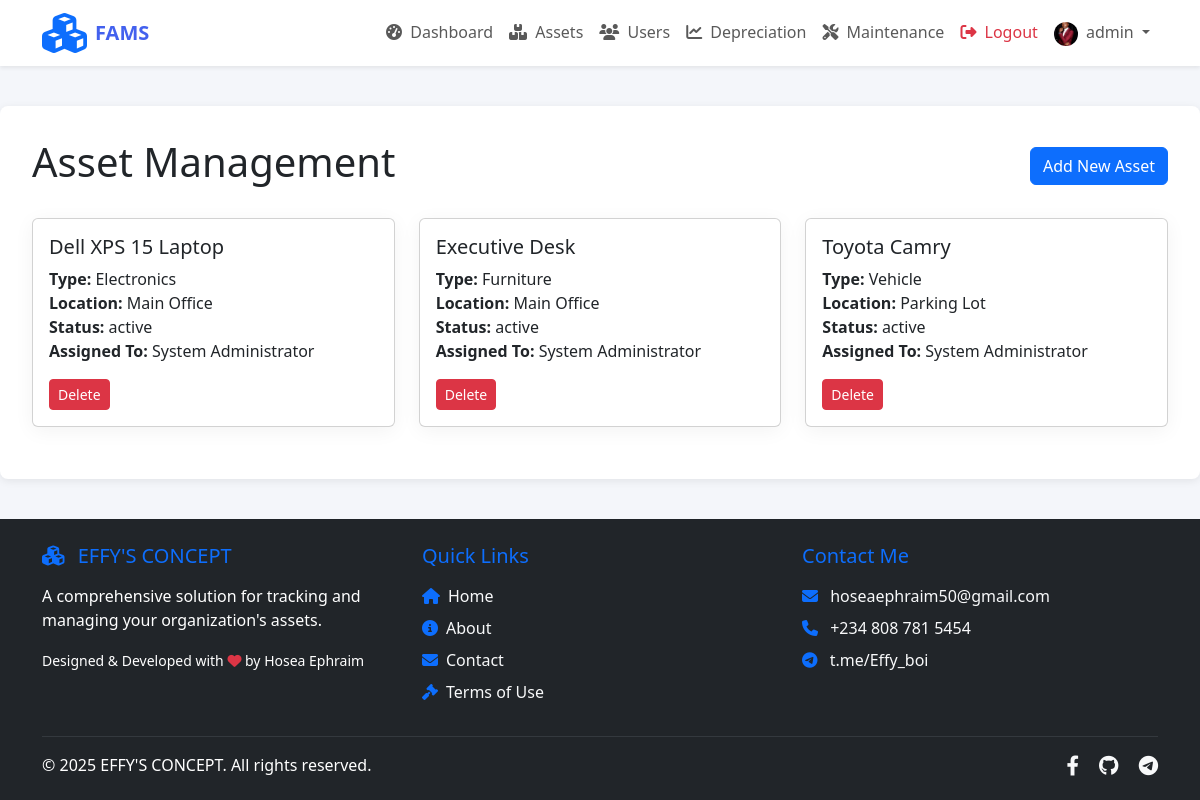
The app's page /admin/assets.php (signed in) with its own data.
### tables this page shows
CREATE TABLE IF NOT EXISTS `assets` (
  `asset_id` INT AUTO_INCREMENT PRIMARY KEY,
  `asset_name` VARCHAR(100) NOT NULL,
  `asset_type` VARCHAR(50),
  `purchase_date` DATE,
  `purchase_cost` DECIMAL(12,2),
  `acquisition_value` DECIMAL(12,2),
  `current_value` DECIMAL(12,2),
  `last_valuation_date` DATE,
  `location` VARCHAR(100),
  `location_details` VARCHAR(255),
  `status` ENUM('active','inactive','disposed') DEFAULT 'active',
  `assigned_to` INT,
  `asset_image` VARCHAR(255),
  `created_at` TIMESTAMP DEFAULT CURRENT_TIMESTAMP,
  FOREIGN KEY (`assigned_to`) REFERENCES `users`(`user_id`)
);

CREATE TABLE IF NOT EXISTS `users` (
  `user_id` INT AUTO_INCREMENT PRIMARY KEY,
  `username` VARCHAR(50) NOT NULL UNIQUE,
  `password` VARCHAR(255) NOT NULL,
  `email` VARCHAR(100) NOT NULL UNIQUE,
  `full_name` VARCHAR(100) NOT NULL,
  `phone` VARCHAR(20),
  `department` VARCHAR(100),
  `position` VARCHAR(100),
  `profile_picture` VARCHAR(255),
  `role` ENUM('admin','user') DEFAULT 'user',
  `status` ENUM('active','inactive') DEFAULT 'active',
  `theme_preference` ENUM('light','dark','system') DEFAULT 'system',
  `language_preference` VARCHAR(10) DEFAULT 'en',
  `last_login` TIMESTAMP NULL,
  `failed_login_attempts` INT DEFAULT 0,
  `lockout_time` TIMESTAMP NULL,
  `created_at` TIMESTAMP DEFAULT CURRENT_TIMESTAMP,
  `updated_at` TIMESTAMP DEFAULT CURRENT_TIMESTAMP ON UPDATE CURRENT_TIMESTAMP,
  INDEX `idx_email` (`email`),
  INDEX `idx_department` (`department`),
  INDEX `idx_role` (`role`),
  INDEX `idx_status` (`status`)
);

### admin/assets.php (the view, shortened to what this page needs)
<?php
require_once '../includes/header.php';
$stmt = $pdo->query('SELECT * FROM assets ORDER BY asset_name');
$assets = $stmt->fetchAll();
?>
<!DOCTYPE html>
<html lang="en">
<head>
    <link href="https://cdn.jsdelivr.net/npm/bootstrap@5.3.0/dist/css/bootstrap.min.css" rel="stylesheet">
</head>
<body>
    <div class="asset-container">
        <div class="d-flex justify-content-between align-items-center mb-4">
            <h1>Asset Management</h1>
            <a href="add-asset.php" class="btn btn-primary">Add New Asset</a>
        </div>
        <div class="row">
            <?php foreach ($assets as $asset): ?>
                <div class="col-md-4">
                    <div class="card asset-card">
                        <div class="card-body">
                            <h5 class="card-title"><?php echo htmlspecialchars($asset['asset_name']); ?></h5>
                            <p class="card-text">
                                <strong>Type:</strong> <?php echo htmlspecialchars($asset['asset_type']); ?><br>
                                <strong>Location:</strong> <?php echo htmlspecialchars($asset['location']); ?><br>
                                <strong>Status:</strong> <?php echo htmlspecialchars($asset['status']); ?><br>
                                <strong>Assigned To:</strong> <?php
                                    $stmt = $pdo->prepare('SELECT full_name FROM users WHERE user_id = ?');
                                    $stmt->execute([$asset['assigned_to']]);
                                    $user = $stmt->fetch();
                                    echo htmlspecialchars($user ? $user['full_name'] : 'Not assigned');
                                ?>
                            </p>
                            <form method="post" action="assets.php" class="d-inline">
                                <button type="submit" name="delete_asset" class="btn btn-danger btn-sm" onclick="return confirm('Are you sure you want to delete this asset?')">
                                    Delete
                                </button>
                            </form>
                        </div>
                    </div>
                </div>
            <?php endforeach; ?>
        </div>
    </div>
<?php require_once '../includes/footer.php'; ?>
</body>
</html>

### assets/css/style.css (style rules this page uses)
:root { --primary: #4361ee; --primary-dark: #3a56d4; --secondary: #7209b7; --success: #38b000; --info: #4cc9f0; --warning: #f8961e; --danger: #ef476f; --light: #f8f9fa; --dark: #212529; --gray: #6c757d; --gray-light: #f1f3f5; --body-bg: #f8f9fa; --sidebar-bg: #ffffff; --card-bg: #ffffff; }
body { font-family: 'Poppins', -apple-system, BlinkMacSystemFont, 'Segoe UI', Roboto, Oxygen, Ubuntu, Cantarell, 'Open Sans', 'Helvetica Neue', sans-serif; background-color: var(--body-bg); color: var(--dark); }
.card { border: none; border-radius: 10px; box-shadow: 0 4px 20px rgba(0, 0, 0, 0.05); transition: transform 0.3s, box-shadow 0.3s; margin-bottom: 1.5rem; }
.btn { border-radius: 6px; padding: 0.6rem 1.5rem; font-weight: 500; }
.btn-primary { background-color: var(--primary); border-color: var(--primary); }
.asset-card { border-radius: 10px; overflow: hidden; transition: transform 0.3s, box-shadow 0.3s; }

### admin/assets.php (style rules this page uses)
body { background: #f4f6fa; }
.asset-container { max-width: 1200px; margin: 40px auto; background: #fff; border-radius: 8px; box-shadow: 0 2px 8px rgba(0,0,0,0.08); padding: 32px; }
.asset-card { margin-bottom: 20px; }

### records on screen
assets: asset_name "Dell XPS 15 Laptop", asset_type "Electronics", location "Main Office", status "active", assigned_to.full_name "System Administrator"
assets: asset_name "Executive Desk", asset_type "Furniture", location "Main Office", status "active", assigned_to.full_name "System Administrator"
assets: asset_name "Toyota Camry", asset_type "Vehicle", location "Parking Lot", status "active", assigned_to.full_name "System Administrator"

### other values on screen
$_SESSION['username'] "admin"
